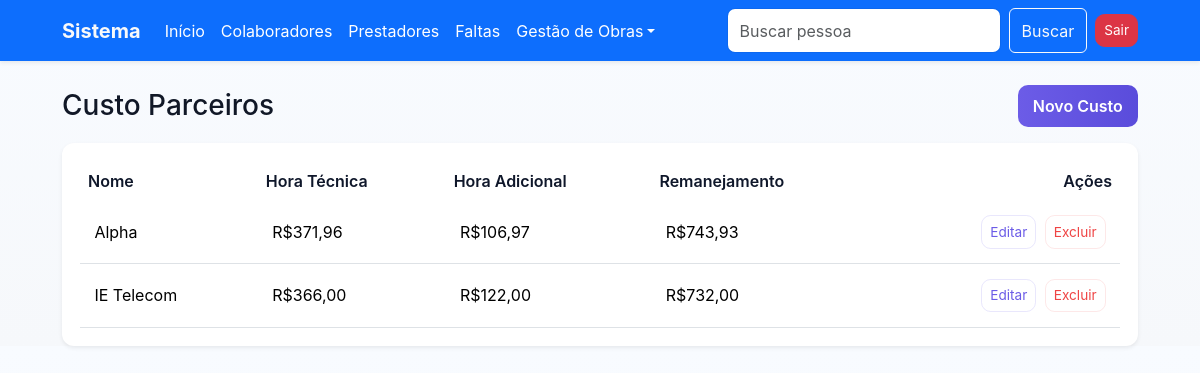
The app's page /custoparceiros/ (signed in) with its own data.
### cadastro/models.py (models this page shows, shortened)
class CustoParceiros(models.Model):
    nome = models.ForeignKey(Pessoa, on_delete=models.CASCADE)
    hora_tecnica = models.DecimalField(
        'Valor Hora Técnica', max_digits=10, decimal_places=2)
    hora_adcional = models.DecimalField(
        'Valor por Hora Adicional', max_digits=10, decimal_places=2)
    remanejamento = models.DecimalField(
        'Valor Remanejamento', max_digits=10, decimal_places=2)
    instalacao_1_catraca = models.DecimalField(
        'Valor Instalação de 01 Catraca', max_digits=10, decimal_places=2)
    instalacao_2_catracas = models.DecimalField(
        'Valor Instalação de 02 Catracas', max_digits=10, decimal_places=2)
    desmobilizacao = models.DecimalField(
        'Valor Desmobilização', max_digits=10, decimal_places=2)

class Pessoa(models.Model):
    nome = models.CharField('Nome', max_length=100)
    data_admissao = models.DateField(
        'Data de Admissão', null=True, blank=True)
    funcao = models.CharField('Função', max_length=100, null=True, blank=True)
    endereco = models.CharField(
        'Endereço', max_length=255, null=True, blank=True)
    documento = models.CharField(
        'Documento', max_length=50, null=True, blank=True)
    prestador = models.ForeignKey(
        'Prestador', on_delete=models.CASCADE, null=True, blank=True)

### cadastro/views.py (the view)
# urls.py: path('custoparceiros/', CustoParceirosListView.as_view(), name='custoparceiros-list'),
class CustoParceirosListView(LoginRequiredMixin, ListView):
    model = CustoParceiros
    template_name = 'custoparceiros_list.html'
    context_object_name = 'custos'
    ordering = ['-id']

### usuario/views.py (called while the page is built)
    def dispatch(self, request, *args, **kwargs):
        if not request.session.get('logado'):
            messages.error(
                request, 'Acesso negado. Por favor, realize o login.')
            return redirect('usuario_login')
        return super().dispatch(request, *args, **kwargs)

### cadastro/templates/custoparceiros_list.html (shortened to what this page needs)
{% extends 'base.html' %}
{% load static %}
{% block content %}
<div class="d-flex justify-content-between align-items-center mb-3">
  <h3 class="mb-0">Custo Parceiros</h3>
  <div>
    <a href="{% url 'custoparceiros-create' %}" class="btn btn-primary">Novo Custo</a>
  </div>
</div>
<div class="card shadow-sm">
  <div class="card-body p-0">
    <div class="table-responsive">
      <table class="table table-hover mb-0">
        <thead class="table-light">
          <tr>
            <th>Nome</th>
            <th>Hora Técnica</th>
            <th>Hora Adicional</th>
            <th>Remanejamento</th>
            <th class="text-end">Ações</th>
          </tr>
        </thead>
        <tbody>
          {% for obj in object_list %}
            <tr>
              <td>{{ obj.nome.nome }}</td>
              <td>R${{ obj.hora_tecnica }}</td>
              <td>R${{ obj.hora_adcional }}</td>
              <td>R${{ obj.remanejamento }}</td>
              <td class="text-end">
                <a href="{% url 'custoparceiros-update' obj.pk %}" class="btn btn-sm btn-outline-primary me-1">Editar</a>
                <a href="{% url 'custoparceiros-delete' obj.pk %}" class="btn btn-sm btn-outline-danger">Excluir</a>
              </td>
            </tr>
          {% empty %}
            <tr><td colspan="5" class="text-center py-4">Nenhum custo encontrado.</td></tr>
          {% endfor %}
        </tbody>
      </table>
    </div>
  </div>
</div>
{% endblock %}

### templates/static/css/style.css (style rules this page uses)
:root { --bg:#f6f8fb; --card:#ffffff; --muted:#6b7280; --accent:#6c5ce7; --accent-600:#5a4cdb; --danger:#ef4444; --glass: rgba(255,255,255,0.6); }
* { box-sizing:border-box }
body { margin:0; font-family: Inter, system-ui, -apple-system, "Segoe UI", Roboto, "Helvetica Neue", Arial, sans-serif; background: linear-gradient(180deg, #f8fbff 0%, var(--bg) 100%); color:#111827; -webkit-font-smoothing:antialiased; -moz-osx-font-smoothing:grayscale; }
.card { background:var(--card); border:0; border-radius:12px; padding:18px; }
.card.shadow-sm { box-shadow:0 6px 20px rgba(17,24,39,0.06) }
.btn-primary { background:linear-gradient(90deg,var(--accent),var(--accent-600)); border:0; color:#fff; padding:.55rem .95rem; font-weight:600; border-radius:10px; transition:transform .18s ease, box-shadow .18s ease; }
.btn-outline-primary { border:1px solid rgba(108,92,231,.15);color:var(--accent) }
.btn-outline-danger { border:1px solid rgba(239,68,68,.12);color:var(--danger) }
.table { margin-bottom:0 }
.table thead th { border-bottom:0;background:transparent;color:#0f172a;font-weight:600 }
.table tbody td { vertical-align:middle;padding:.9rem }
.btn-sm { padding:.35rem .5rem;border-radius:.6rem;font-size:.85rem }

### records on screen
CustoParceiros: nome.nome "Alpha", hora_tecnica "371,96", hora_adcional "106,97", remanejamento "743,93"
CustoParceiros: nome.nome "IE Telecom", hora_tecnica "366,00", hora_adcional "122,00", remanejamento "732,00"
